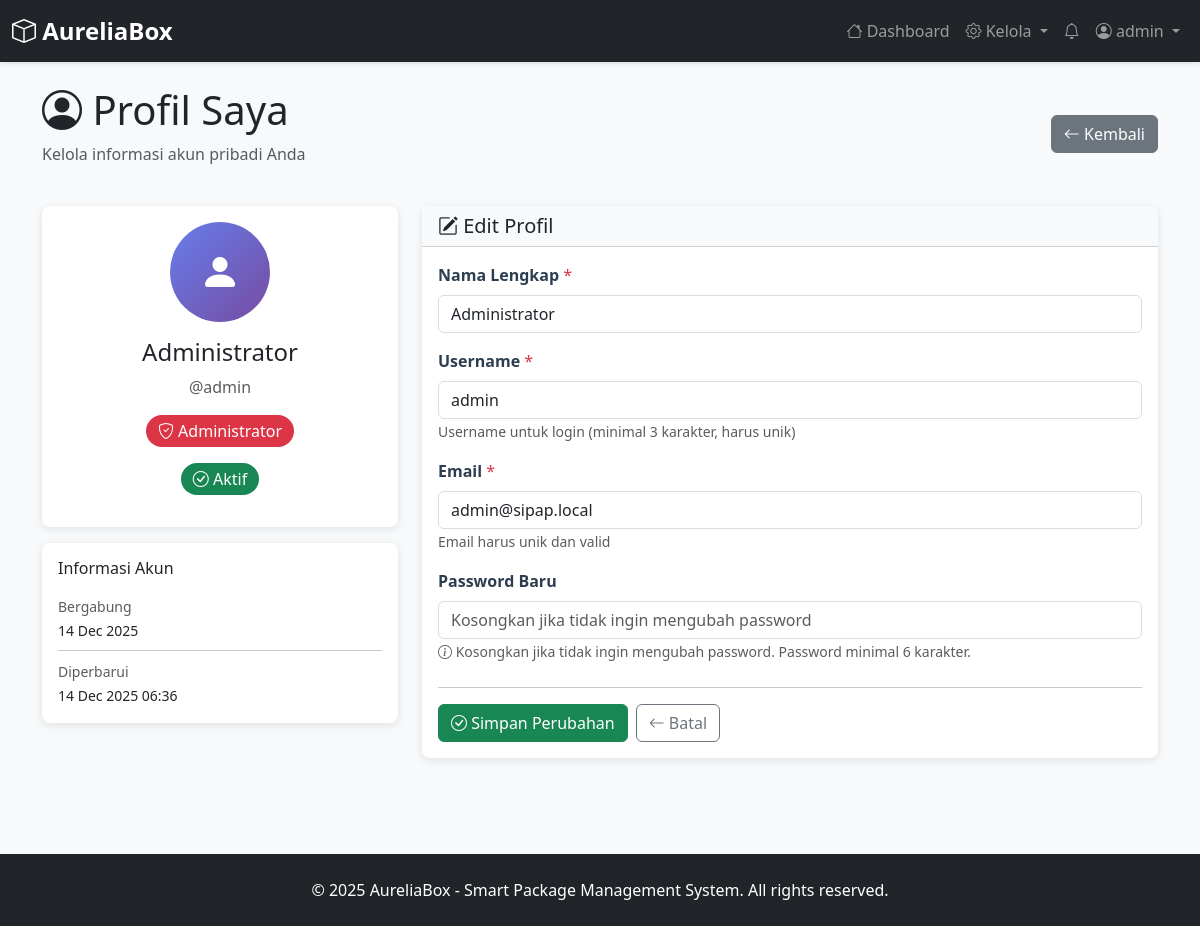
The app's page /profile.php (signed in) with its own data.
### tables this page shows
CREATE TABLE users (
    id INT PRIMARY KEY AUTO_INCREMENT,
    username VARCHAR(50) UNIQUE NOT NULL,
    email VARCHAR(100) UNIQUE NOT NULL,
    password VARCHAR(255) NOT NULL,
    role ENUM('admin', 'receptionist', 'resident') NOT NULL,
    nama_lengkap VARCHAR(100) NOT NULL,
    is_active TINYINT(1) DEFAULT 1,
    created_at TIMESTAMP DEFAULT CURRENT_TIMESTAMP,
    updated_at TIMESTAMP DEFAULT CURRENT_TIMESTAMP ON UPDATE CURRENT_TIMESTAMP,
    INDEX idx_username (username),
    INDEX idx_role (role)
);

### profile.php (the view, shortened to what this page needs)
<?php
require_once __DIR__ . '/config/database.php';
$user_id = $_SESSION['user_id'];
$role = $_SESSION['role'];
$query = "SELECT * FROM users WHERE id = ?";
$stmt = $conn->prepare($query);
$stmt->bind_param('i', $user_id);
$stmt->execute();
$result = $stmt->get_result();
$user = $result->fetch_assoc();
?>
<?php require_once __DIR__ . '/includes/header.php'; ?>
<?php require_once __DIR__ . '/includes/navbar.php'; ?>
<div class="container-fluid container-main py-4">
    <div class="container-lg">
        <div class="d-flex justify-content-between align-items-center mb-4">
            <div>
                <h1><i class="bi bi-person-circle"></i> Profil Saya</h1>
                <p class="text-muted">Kelola informasi akun pribadi Anda</p>
            </div>
            <a href="<?php echo $role === 'admin' ? BASE_URL . '/admin/' : ($role === 'resident' ? BASE_URL . '/dashboard.php' : BASE_URL . '/dashboard.php'); ?>" class="btn btn-secondary">
                <i class="bi bi-arrow-left"></i> Kembali
            </a>
        </div>
        <div class="row">
            <div class="col-md-4 mb-4">
                <div class="card">
                    <div class="card-body text-center">
                        <div class="mb-3">
                            <div class="avatar-circle mx-auto mb-3" style="width: 100px; height: 100px; background: linear-gradient(135deg, #667eea 0%, #764ba2 100%); border-radius: 50%; display: flex; align-items: center; justify-content: center; color: white; font-size: 40px;">
                                <i class="bi bi-person-fill"></i>
                            </div>
                        </div>
                        <h4><?php echo htmlspecialchars($user['nama_lengkap'] ?? 'N/A'); ?></h4>
                        <p class="text-muted mb-3">@<?php echo htmlspecialchars($user['username'] ?? 'unknown'); ?></p>
                        <div class="mb-3">
                            <?php
                            $role_color = $user['role'] === 'admin' ? 'danger' : ($user['role'] === 'receptionist' ? 'warning' : 'primary');
                            $role_text = [
                                'admin' => 'Administrator',
                                'receptionist' => 'Receptionist',
                                'resident' => 'Resident',
                                'penghuni' => 'Resident',
                                'resepsionis' => 'Receptionist'
                            ];
                            $display_role = $role_text[$user['role']] ?? ucfirst($user['role']);
                            ?>
                            <span class="badge bg-<?php echo $role_color; ?> fs-6">
                                <i class="bi bi-shield-check"></i> <?php echo $display_role; ?>
                            </span>
                        </div>
                        <div class="mb-3">
                            <?php if ($user['is_active'] ?? false): ?>
                                <span class="badge bg-success fs-6">
                                    <i class="bi bi-check-circle"></i> Aktif
                                </span>
                            <?php else: ?>
                                <span class="badge bg-secondary fs-6">
                                    <i class="bi bi-x-circle"></i> Nonaktif
                                </span>
                            <?php endif; ?>
                        </div>
                    </div>
                </div>
                <div class="card mt-3">
                    <div class="card-body">
                        <h6 class="card-title mb-3">Informasi Akun</h6>
                        <div class="mb-2">
                            <small class="text-muted">Bergabung</small>
                            <div><small><?php echo $user['created_at'] ? date('d M Y', strtotime($user['created_at'])) : 'N/A'; ?></small></div>
                        </div>
                        <hr class="my-2">
                        <div class="mb-0">
                            <small class="text-muted">Diperbarui</small>
                            <div><small><?php echo $user['updated_at'] ? date('d M Y H:i', strtotime($user['updated_at'])) : 'N/A'; ?></small></div>
                        </div>
                    </div>
                </div>
            </div>
            <div class="col-md-8">
                <div class="card mb-4">
                    <div class="card-header bg-light">
                        <h5 class="mb-0"><i class="bi bi-pencil-square"></i> Edit Profil</h5>
                    </div>
                    <div class="card-body">
                        <form method="POST" action="">
                            <div class="mb-3">
                                <label for="nama_lengkap" class="form-label">
                                    <strong>Nama Lengkap</strong> <span class="text-danger">*</span>
                                </label>
                                <input type="text" class="form-control" id="nama_lengkap" name="nama_lengkap"
                                       value="<?php echo htmlspecialchars($user['nama_lengkap'] ?? ''); ?>" required>
                            </div>
                            <div class="mb-3">
                                <label for="username" class="form-label">
                                    <strong>Username</strong> <span class="text-danger">*</span>
                                </label>
                                <input type="text" class="form-control" id="username" name="username"
                                       value="<?php echo htmlspecialchars($user['username'] ?? ''); ?>" required
                                       minlength="3" placeholder="Minimal 3 karakter">
                                <small class="text-muted">Username untuk login (minimal 3 karakter, harus unik)</small>
                            </div>
                            <div class="mb-3">
                                <label for="email" class="form-label">
                                    <strong>Email</strong> <span class="text-danger">*</span>
                                </label>
                                <input type="email" class="form-control" id="email" name="email"
                                       value="<?php echo htmlspecialchars($user['email'] ?? ''); ?>" required>
                                <small class="text-muted">Email harus unik dan valid</small>
                            </div>
                            <div class="mb-4">
                                <label for="password" class="form-label">
                                    <strong>Password Baru</strong>
                                </label>
                                <input type="password" class="form-control" id="password" name="password"
                                       minlength="6" placeholder="Kosongkan jika tidak ingin mengubah password">
                                <small class="text-muted">
                                    <i class="bi bi-info-circle"></i>
                                    Kosongkan jika tidak ingin mengubah password. Password minimal 6 karakter.
                                </small>
                            </div>
                            <hr>
                            <div class="d-flex gap-2">
                                <button type="submit" class="btn btn-success">
                                    <i class="bi bi-check-circle"></i> Simpan Perubahan
                                </button>
                                <a href="<?php echo $role === 'admin' ? BASE_URL . '/admin/' : BASE_URL . '/dashboard.php'; ?>" class="btn btn-outline-secondary">
                                    <i class="bi bi-arrow-left"></i> Batal
                                </a>
                            </div>
                        </form>
                    </div>
                </div>
            </div>
        </div>
    </div>
</div>
<?php require_once __DIR__ . '/includes/footer.php'; ?>

### assets/css/style.css (style rules this page uses)
:root { --primary-color: #2c3e50; --secondary-color: #27ae60; --danger-color: #e74c3c; --warning-color: #f39c12; --info-color: #3498db; }
body { background-color: #f8f9fa; font-family: 'Segoe UI', Tahoma, Geneva, Verdana, sans-serif; }
.card { border: none; border-radius: 8px; box-shadow: 0 2px 8px rgba(0,0,0,0.1); transition: transform 0.3s ease, box-shadow 0.3s ease; }
.btn { border-radius: 6px; font-weight: 500; }
.badge { padding: 0.5rem 0.75rem; border-radius: 20px; font-weight: 500; }
.form-control, .form-select { border-radius: 6px; border: 1px solid #ddd; }
.container-main { min-height: calc(100vh - 200px); }
.form-label { font-weight: 500; color: #2c3e50; margin-bottom: 0.5rem; display: block; }
.form-control, .form-select { transition: border-color 0.3s ease, box-shadow 0.3s ease; }

### records on screen
users: nama_lengkap "Administrator", username "admin", role "Administrator", created_at "14 Dec 2025", updated_at "14 Dec 2025 06:36", email "admin@sipap.local"

### other values on screen
$_SESSION['username'] "admin"
